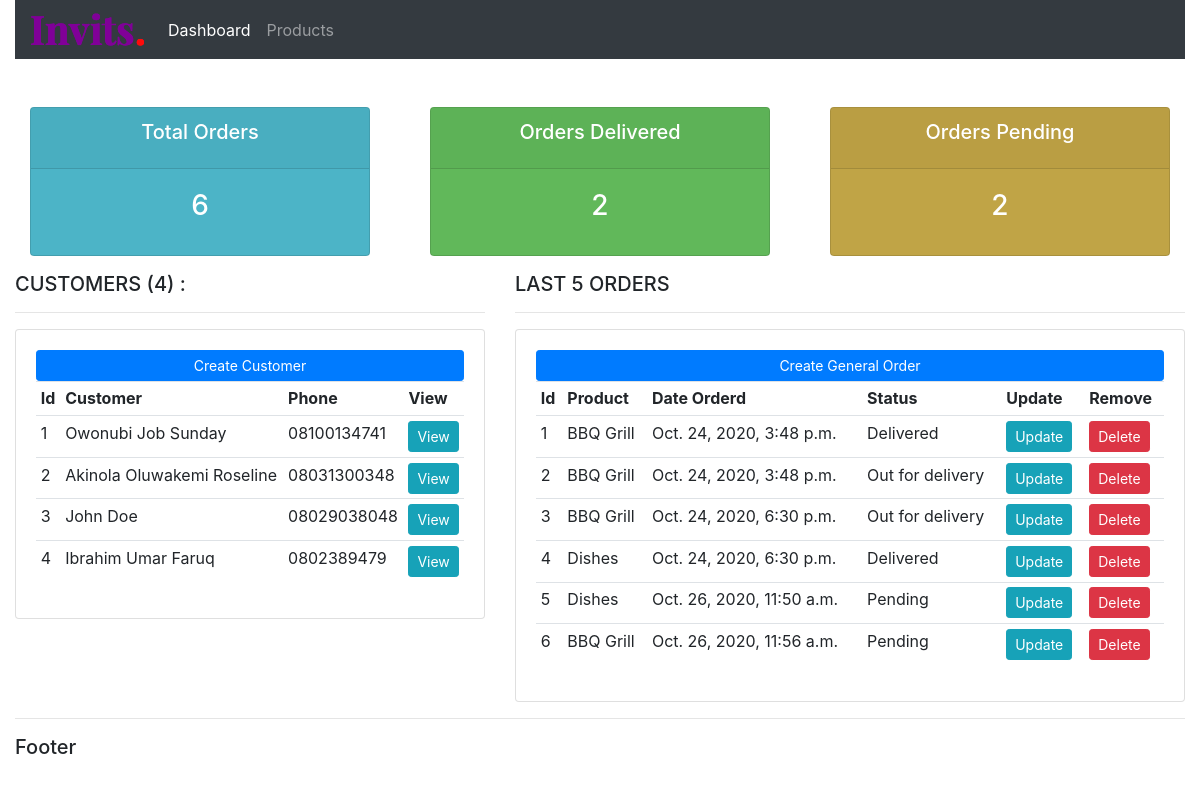
The app's page /, older data.
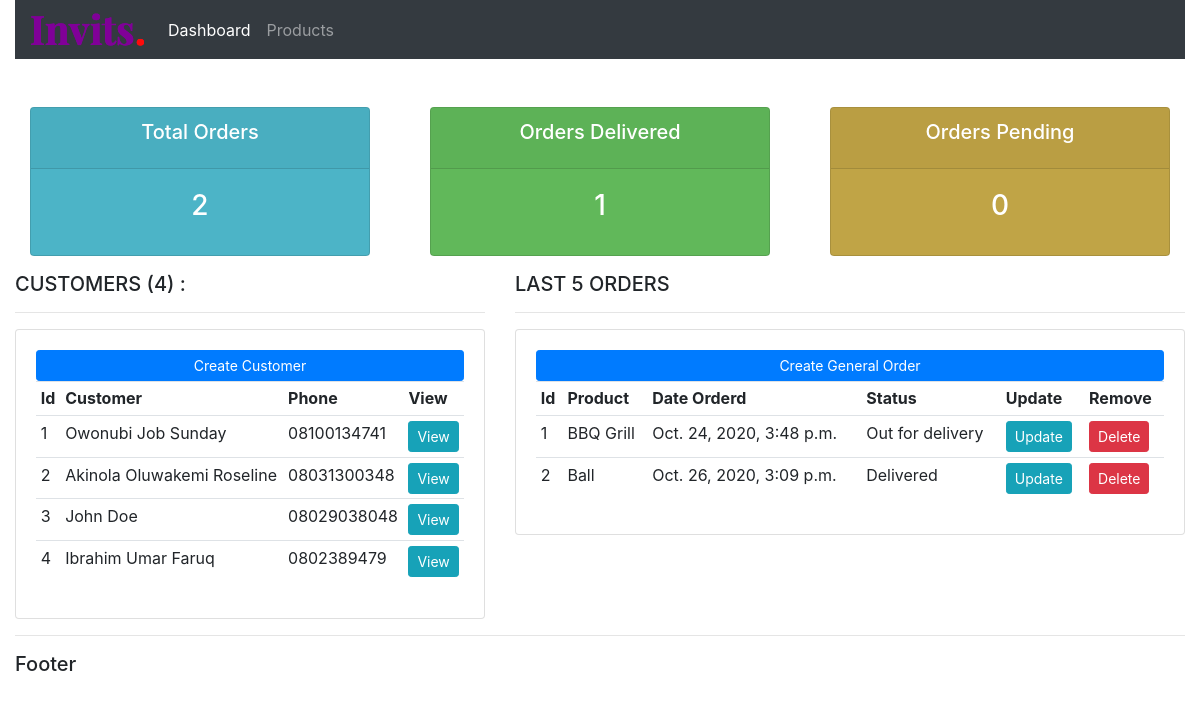
The same page, newer data.
### account/models.py (models this page shows, shortened)
class Customer(models.Model):
    name = models.CharField(max_length=50, null=True)
    phone = models.CharField(max_length=15, null=True)
    email = models.EmailField(null=True)
    date_created = models.DateTimeField(auto_now_add=True)

class Order(models.Model):
    STATUS = [
        ('Pending', 'Pending'),
        ('Out for delivery', 'Out for delivery'),
        ('Delivered', 'Delivered')
    ]
    customer = models.ForeignKey(
        Customer, null=True, on_delete=models.SET_NULL)
    product = models.ForeignKey(Product, null=True, on_delete=models.SET_NULL)
    status = models.CharField(max_length=18, choices=STATUS)
    date_created = models.DateTimeField(auto_now_add=True)

class Product(models.Model):
    CATEGORY = [
        ('Indoor', 'Indoor'),
        ('Out Door', 'Out Door')
    ]
    name = models.CharField(max_length=50, null=True)
    price = models.FloatField()
    category = models.CharField(max_length=50, null=True, choices=CATEGORY)
    description = models.TextField(null=True, blank=True)
    tags = models.ManyToManyField(Tag)
    date_created = models.DateTimeField(auto_now_add=True)
    def __str__(self):
        return self.name

### account/views.py (the view)
# urls.py: path('', views.home, name='home'),
def home(request):
    orders = Order.objects.all()
    customers = Customer.objects.all()
    total_customers = customers.count()
    total_orders = orders.count()
    delivered = orders.filter(status='Delivered').count()
    pending = orders.filter(status='Pending').count()
    context = {
        'orders': orders,
        'customers': customers,
        'total_customers': total_customers,
        'total_orders': total_orders,
        'delivered': delivered,
        'pending': pending
    }
    return render(request, "account/dashboard.html", context)

### account/templates/account/dashboard.html (shortened to what this page needs)
{% extends 'account/main.html' %}
{% block content %}
{%  include 'account/status.html' %}
<div class="row">
    <div class="col-md-5">
        <h5>CUSTOMERS ({{ total_customers }}) :</h5>
        <hr>
        <div class="card card-body">
            <a class="btn btn-primary  btn-sm btn-block" href="">Create Customer</a>
            <table class="table table-sm">
                <tr>
                    <th>Id</th>
                    <th>Customer</th>
                    <th>Phone</th>
                    <th>View</th>
                </tr>
                {% for customer in customers  %}
                <tr>
                    <td>{{ forloop.counter }}</td>
                    <td>{{ customer.name }}</td>
                    <td>{{ customer.phone }}</td>
                    <td><a class='btn btn-sm btn-info' href="{% url 'customer' customer.id %}">View</a></td>
                </tr>
                {% endfor %}
            </table>
        </div>
    </div>
    <div class="col-md-7">
        <h5>LAST 5 ORDERS</h5>
        <hr>
        <div class="card card-body">
            <a class="btn btn-primary  btn-sm btn-block" href="{% url 'create_general_order' %}">Create General
                Order</a>
            <table class="table table-sm">
                <tr>
                    <th>Id</th>
                    <th>Product</th>
                    <th>Date Orderd</th>
                    <th>Status</th>
                    <th>Update</th>
                    <th>Remove</th>
                </tr>
                {% for order in  orders %}
                <tr>
                    <td>{{ forloop.counter }}</td>
                    <td>{{ order.product }}</td>
                    <td>{{ order.date_created }}</td>
                    <td>{{ order.status }}</td>
                    <td><a class="btn btn-sm btn-info" href="{% url 'update_order' order.id %}">Update</a></td>
                    <td><a class="btn btn-sm btn-danger" href="{% url 'delete_order' order.id %}">Delete</a></td>
                </tr>
                {% endfor %}
            </table>
        </div>
    </div>
</div>
{% endblock content %}

### account/templates/account/main.html (shortened to what this page needs)
{% load static %}
<!DOCTYPE html>
<html lang="en">
<head>
    <link rel="stylesheet" href="{% static 'css/main.css' %}" type="text/css">
    <link rel="stylesheet" href="https://maxcdn.bootstrapcdn.com/bootstrap/4.0.0/css/bootstrap.min.css"
>
</head>
<body>
    <div class="container-fluid">
        {% include "account/navbar.html" %}
        <br>
        {% block content %}
        {% endblock content %}
        <hr>
        <h5>Footer</h5>
    </div>
</body>
</html>

### account/templates/account/navbar.html (shortened to what this page needs)
{% load static %}
<nav class="navbar navbar-expand-lg navbar-dark bg-dark">
    <a class="navbar-brand" href="#"><img src="{% static 'images/logo.png' %}" alt=""></a>
    <div class="collapse navbar-collapse" id="navbarNav">
      <ul class="navbar-nav">
        {% url 'home' as home_url %}
        <li class="nav-item {% if request.path == home_url %}active{% endif %}">
          <a class="nav-link" href="{{ home_url }}">Dashboard</a>
        </li>
        {% url 'products' as products_url %}
        <li class="nav-item  {% if request.path == products_url %}active{% endif %}">
          <a class="nav-link" href="{{ products_url }}">Products</a>
        </li>
      </ul>
    </div>
  </nav>

### account/templates/account/status.html
<br>
<div class="row">
	<div class="col">
		<div class="col-md">
			<div class="card text-center text-white  mb-3" id="total-orders">
			  	<div class="card-header">
			  		<h5 class="card-title">Total Orders</h5>
			  	</div>
			  	<div class="card-body">
			    	<h3 class="card-title">{{ total_orders }}</h3>
			  	</div>
			</div>
		</div>
	</div>
	<div class="col">
		<div class="col-md">
			<div class="card text-center text-white  mb-3" id="orders-delivered">
			  	<div class="card-header">
			  		<h5 class="card-title">Orders Delivered</h5>
			  	</div>
			  	<div class="card-body">
			    	<h3 class="card-title">{{ delivered }}</h3>
			  	</div>
			</div>
		</div>
	</div>
	<div class="col">
		<div class="col-md">
			<div class="card text-center text-white  mb-3" id="orders-pending">
			  	<div class="card-header">
			  		<h5 class="card-title">Orders Pending</h5>
			  	</div>
			  	<div class="card-body">
			    	<h3 class="card-title">{{ pending }}</h3>
			  	</div>
			</div>
		</div>
	</div>
</div>

### static/css/main.css (style rules this page uses)
body { background-color: #ebeff5; }
#total-orders { background-color: #4cb4c7; }
#orders-delivered { background-color: #61b85a; }
#orders-pending { background-color: #c0a446; }

Row changes from the older to the newer data that the page shows:
removed Order: product "BBQ Grill", date_created "Oct. 24, 2020, 3:48 p.m.", status "Delivered"
removed Order: product "BBQ Grill", date_created "Oct. 24, 2020, 6:30 p.m.", status "Out for delivery"
removed Order: product "Dishes", date_created "Oct. 24, 2020, 6:30 p.m.", status "Delivered"
removed Order: product "Dishes", date_created "Oct. 26, 2020, 11:50 a.m.", status "Pending"
removed Order: product "BBQ Grill", date_created "Oct. 26, 2020, 11:56 a.m.", status "Pending"
added Order: product "Ball", date_created "Oct. 26, 2020, 3:09 p.m.", status "Delivered"
Text that changed along with them:
{{ total_orders }}: "6" → "2"
{{ delivered }}: "2" → "1"
{{ pending }}: "2" → "0"
